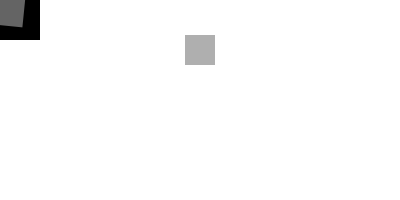
Frame 1 (no input)
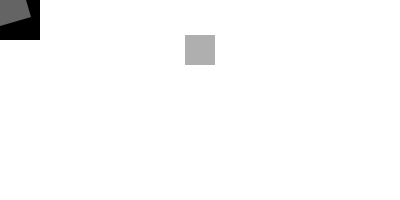
Frame 60 (the mouse pressed at the canvas centre just before this capture)
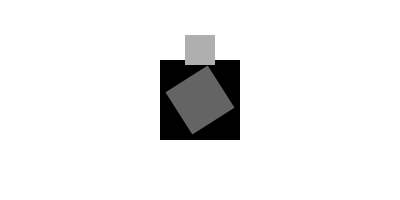
Frame 120 (the mouse held since frame 60 and released just before this capture)

The Processing sketch that drew these frames (run headless with seeded random() and noise(); from frame 60 on, the mouse is pressed at the canvas centre):

// Processing sketch: processing_91495
// ── processing_91495.pde

float angle = 0;



void setup (){
  size(400,200);

}

void draw(){
   background(255);
  noStroke();
  rectMode(CENTER);
  

    
  pushMatrix(); //make the first square follow the mouse
    translate(mouseX,mouseY);
    fill(0);
  rect(0,0,80,80); //1

  rotate(angle +=0.1);
  fill(100);
  rect(0,0,50,50); //2
  popMatrix();
      translate(200,50);//move all 3 squares into position
  fill(175);
  rect(0,0,30,30); //3
  
}
